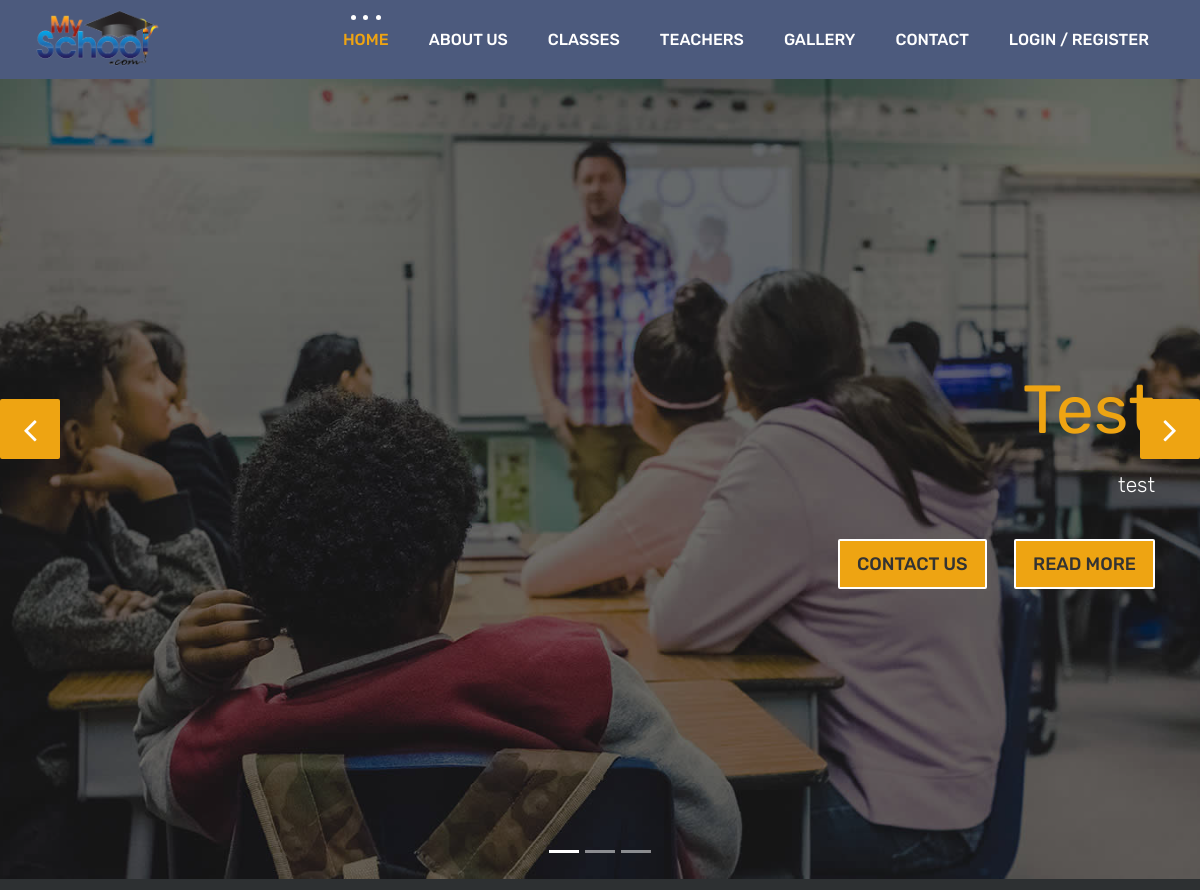
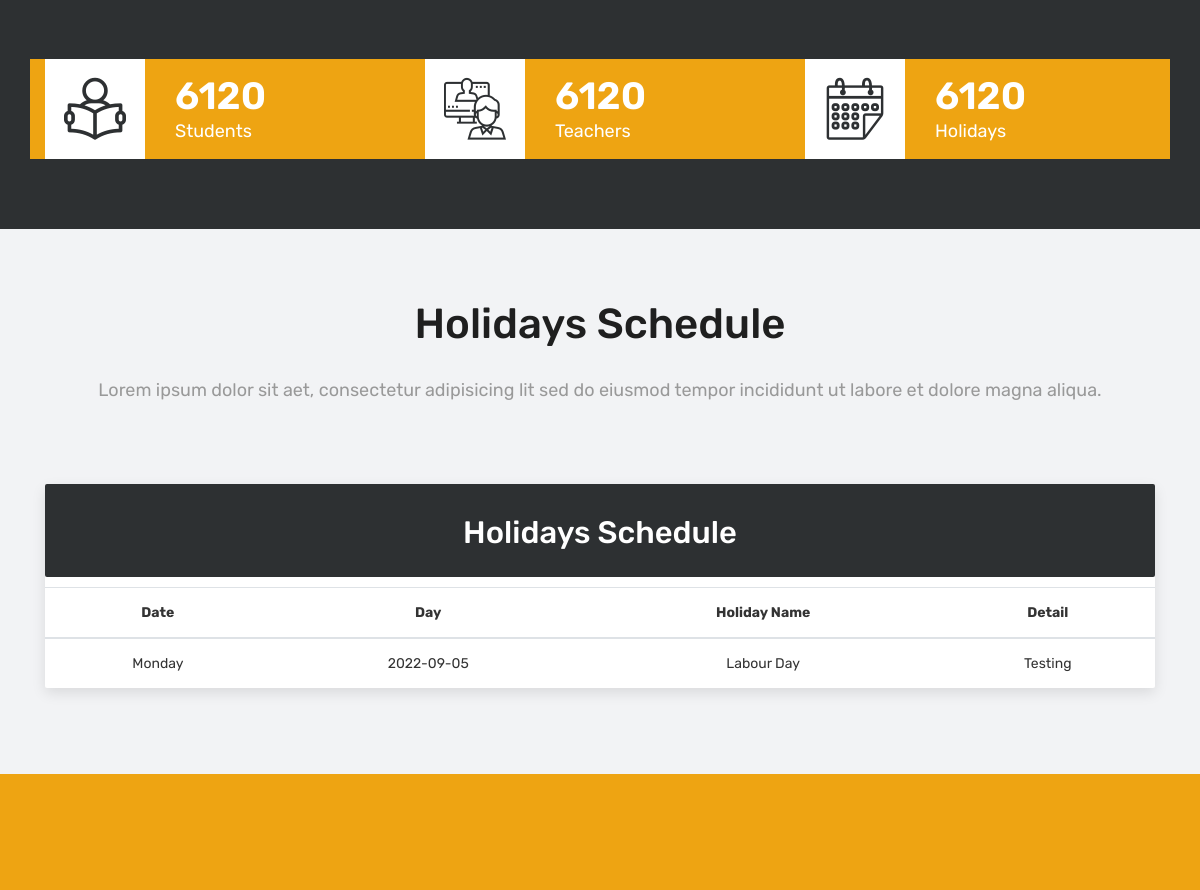
Before: / (upper part) with the older database file (2 pictures, top to bottom).
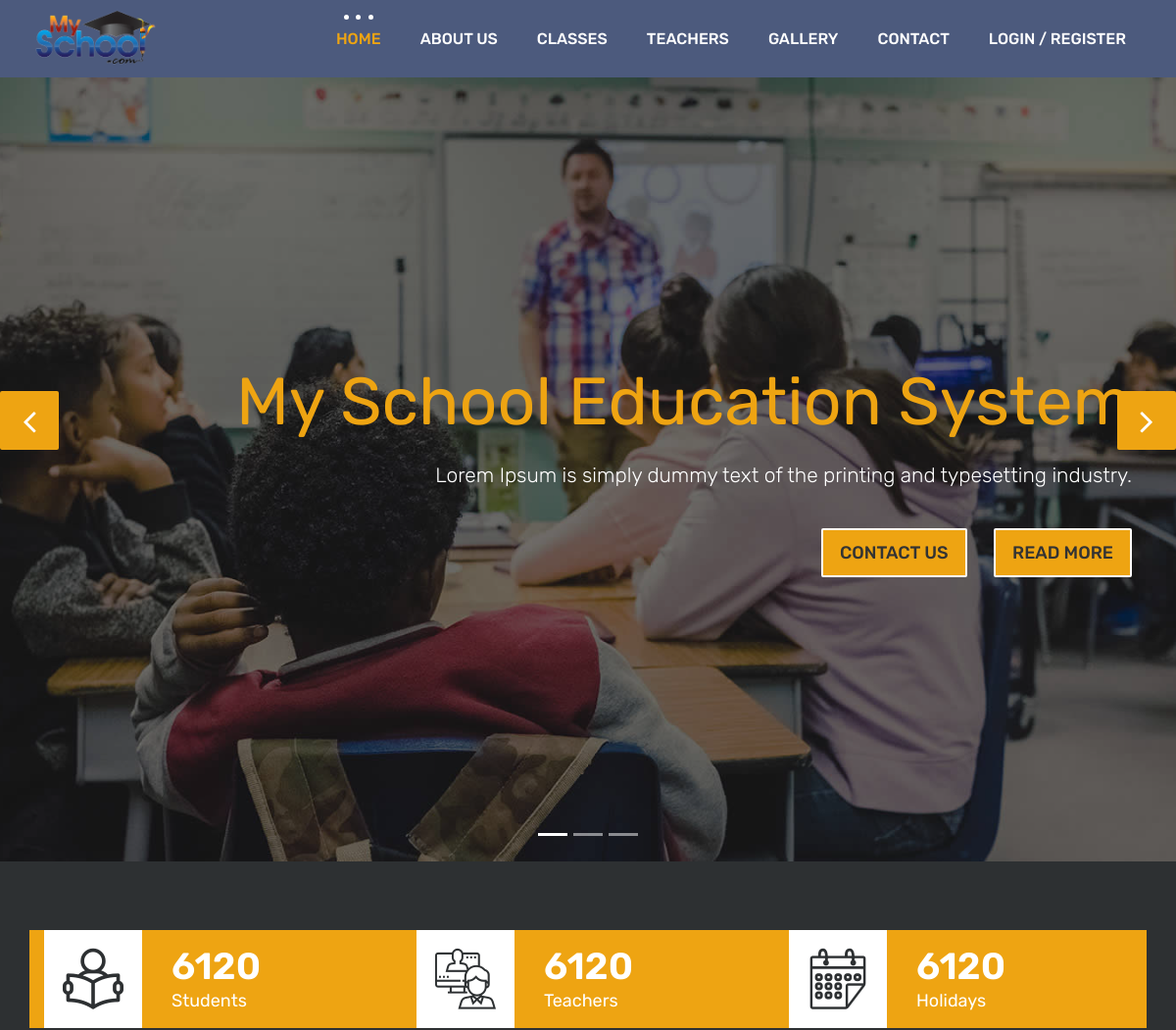
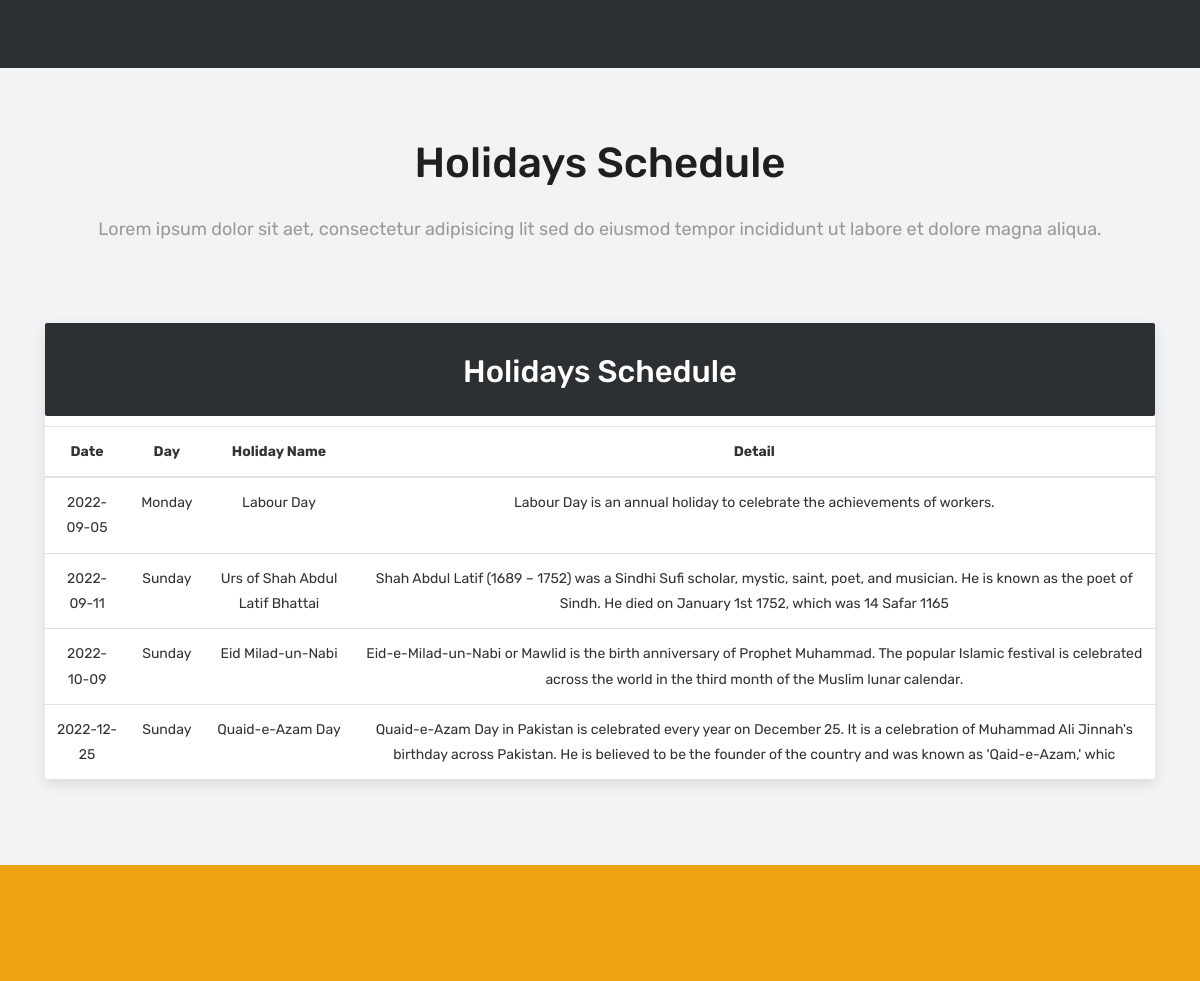
After: the same page with the newer database file (2 pictures, top to bottom).
### tables this page shows
CREATE TABLE `slider` (
  `Id` int(11) NOT NULL,
  `Image-Url` varchar(225) NOT NULL,
  `Title` varchar(225) NOT NULL,
  `Description` varchar(225) NOT NULL
);

CREATE TABLE `holiday` (
  `Id` int(11) NOT NULL,
  `Date` varchar(225) NOT NULL,
  `Day` varchar(225) NOT NULL,
  `Holiday` varchar(225) NOT NULL,
  `Detail` varchar(225) NOT NULL
);

### index.php (the view, shortened to what the changed rows need)
<?php
 $conn = mysqli_connect("localhost","root","","online-school-system");
?>
<!DOCTYPE html>
<html lang="en">
 <head>
     <link rel="stylesheet" href="css/bootstrap.min.css">
     <link rel="stylesheet" href="style.css">
     <link rel="stylesheet" href="css/versions.css">
     <link rel="stylesheet" href="css/responsive.css">
     <link rel="stylesheet" href="css/custom.css">
     <link href="https://cdnjs.cloudflare.com/ajax/libs/font-awesome/5.10.0/css/all.min.css" rel="stylesheet">
 </head>
 <body class="host_version">
	 <div id="carouselExampleControls" class="carousel slide bs-slider box-slider" data-ride="carousel" data-pause="hover" data-interval="false" >
		 <div class="carousel-inner" role="listbox">
		 	 <div class="carousel-item active">
                 <?php
                     $query = "SELECT * FROM `slider`";
                     $result = mysqli_query($conn,$query);
                     if(mysqli_num_rows($result))
                       {
                         while($row = mysqli_fetch_array($result)){
                    ?>
			     <div id="home" class="first-section" style="background-image:url('images/slider-01.jpg');">
				     <div class="dtab">
					     <div class="container">
						     <div class="row">
							     <div class="col-md-12 col-sm-12 text-right">
								     <div class="big-tagline">
                                         <h2><strong><?php echo $row[2];?></strong></h2>
										 <p class="lead"><?php echo $row[3];?></p>
										 <a href="contact.php" class="hover-btn-new"><span>Contact Us</span></a>
										 <a href="about.php" class="hover-btn-new"><span>Read More</span></a>
									 </div>
								 </div>
							 </div>
						 </div>
					 </div>
				 </div>
                 <?php
                     }
                     }
                    ?>
			 </div>
		 </div>
	 </div>
     <div id="plan" class="section lb">
         <div class="container">
             <div class="row">
                 <div class="col-md-12">
                     <div class="tab-content">
                         <div class="tab-pane active fade show" id="tab1">
                             <div class="row text-center">
                                 <div class="col-md-12">
                                     <div class="pricing-table pricing-table-highlighted">
                                         <div class="pricing-table-header grd1">
                                             <h2>Holidays Schedule</h2>
                                         </div>
                                         <table class="table table-hover">
                                             <thead>
                                                 <tr>
                                                     <th scope="col">Date</th>
                                                     <th scope="col">Day</th>
                                                     <th scope="col">Holiday Name</th>
                                                     <th scope="col">Detail</th>
                                                 </tr>
                                             </thead>
                                             <tbody>
                                                 <?php
                                                     $query = "SELECT * FROM `holiday`";
                                                     $result = mysqli_query($conn,$query);
                                                     if(mysqli_num_rows($result))
                                                       {
                                                         while($row = mysqli_fetch_array($result)){
                                                    ?>
                                                 <tr>
                                                     <td><?php echo $row[1];?></td>
                                                     <td><?php echo $row[2];?></td>
                                                     <td><?php echo $row[3];?></td>
                                                     <td><?php echo $row[4];?></td>
                                                 </tr>
                                                 <?php
                                                     }
                                                     }
                                                    ?>
                                             </tbody>
                                         </table>
                                     </div>
                                 </div>
                             </div>
                         </div>
                     </div>
                 </div>
             </div>
         </div>
     </div>
     <?php
     include_once("footer.php");
     ?>
 </body>
</html>

Changed rows visible on the page:
changed slider: Title "Test" → "My School Education System"; Description "test" → "Lorem Ipsum is simply dummy text of the printing and typesetting industry."
changed holiday "Monday": Date "Monday" → "2022-09-05"; Day "2022-09-05" → "Monday"; Detail "Testing" → "Labour Day is an annual holiday to celebrate the achievements of workers."
added holiday: Date "2022-09-11", Day "Sunday", Holiday "Urs of Shah Abdul Latif Bhattai", Detail "Shah Abdul Latif (1689 – 1752) was a Sindhi Sufi scholar, mystic, saint, poet, and musician. He is known as the poet of Sindh. He died on January 1st 1752, which was 14 Safar 1165"
added holiday: Date "2022-10-09", Day "Sunday", Holiday "Eid Milad-un-Nabi", Detail "Eid-e-Milad-un-Nabi or Mawlid is the birth anniversary of Prophet Muhammad. The popular Islamic festival is celebrated across the world in the third month of the Muslim lunar calendar."
added holiday: Date "2022-12-25", Day "Sunday", Holiday "Quaid-e-Azam Day", Detail "Quaid-e-Azam Day in Pakistan is celebrated every year on December 25. It is a celebration of Muhammad Ali Jinnah's birthday across Pakistan. He is believed to be the founder of the country and was known as 'Qaid-e-Azam,' whic"
